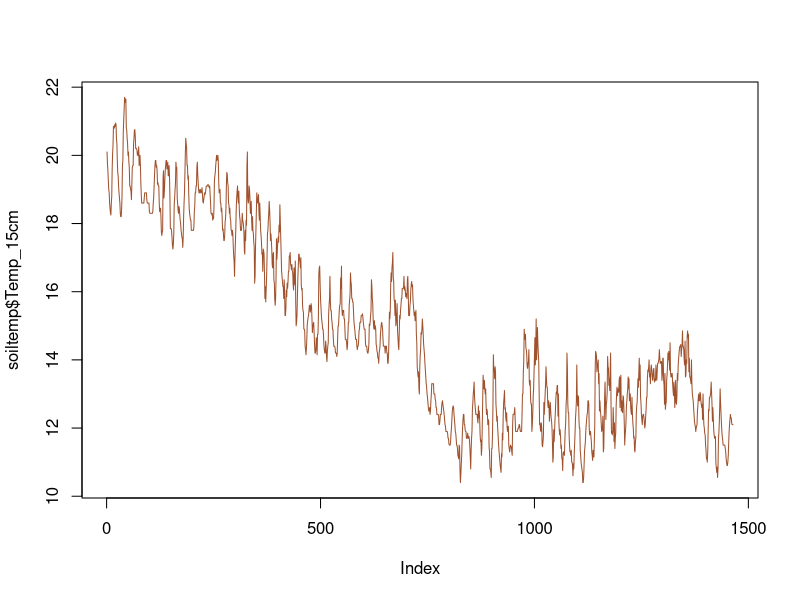
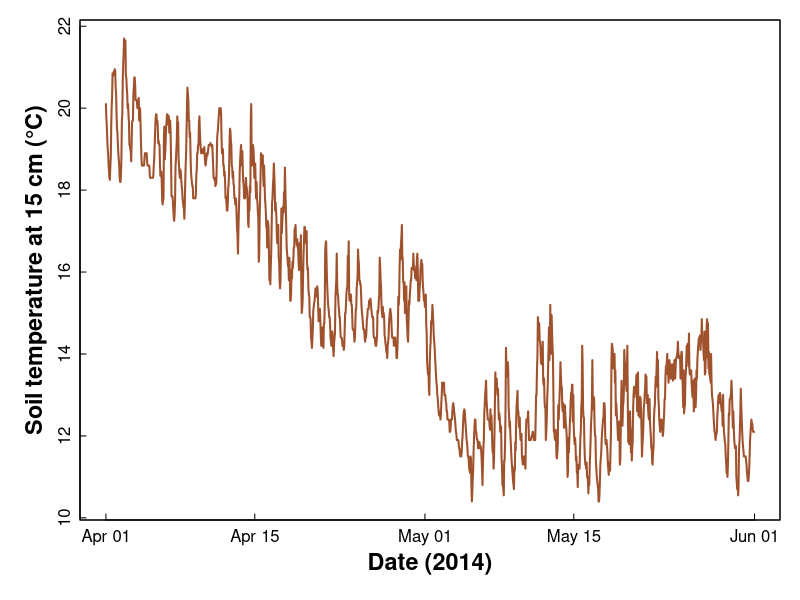
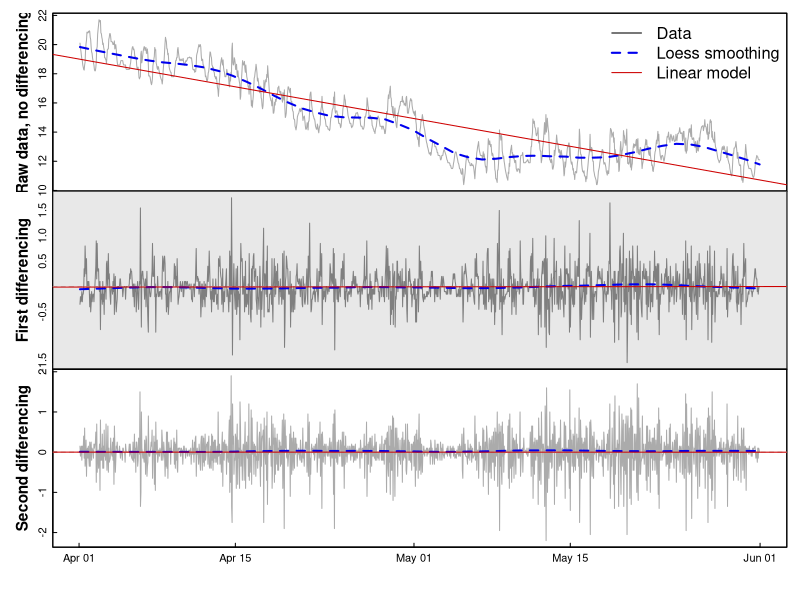
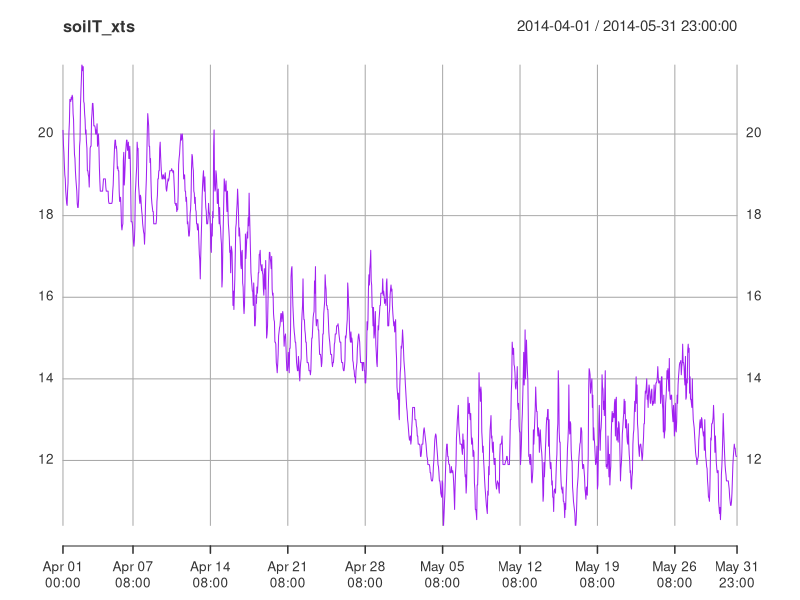
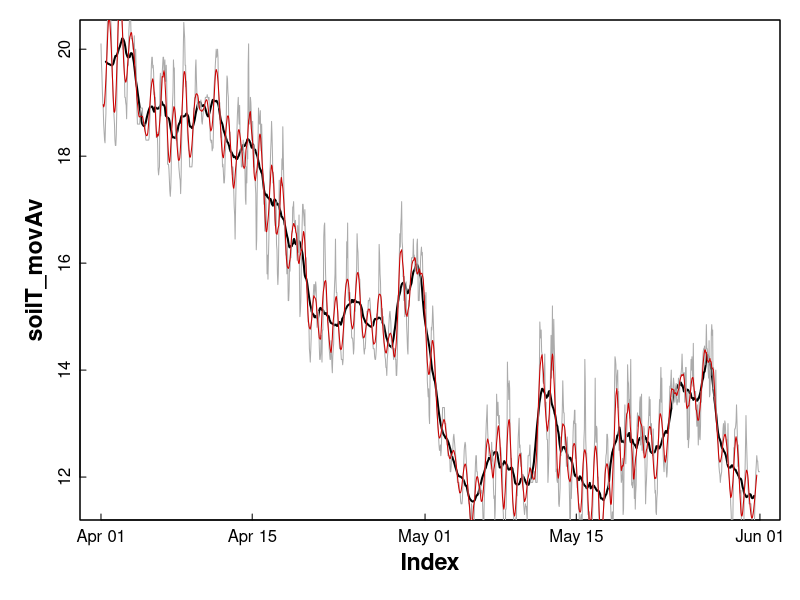
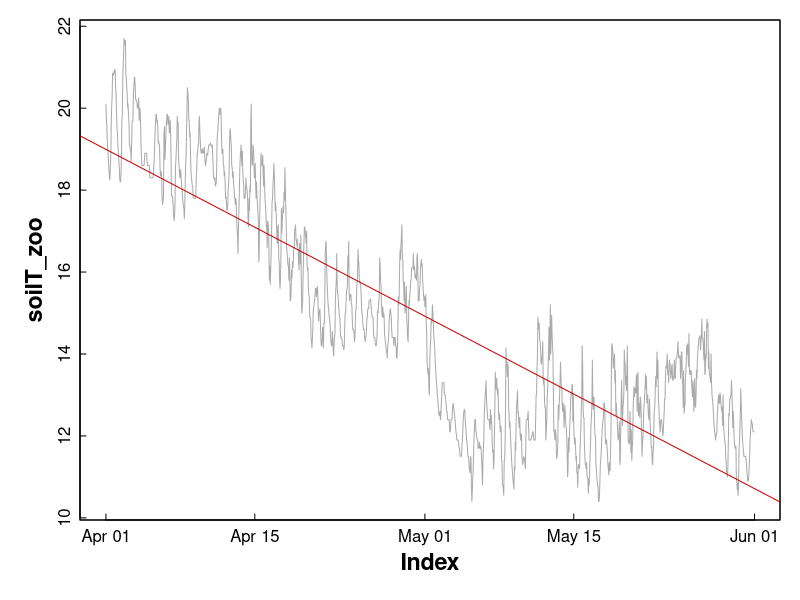
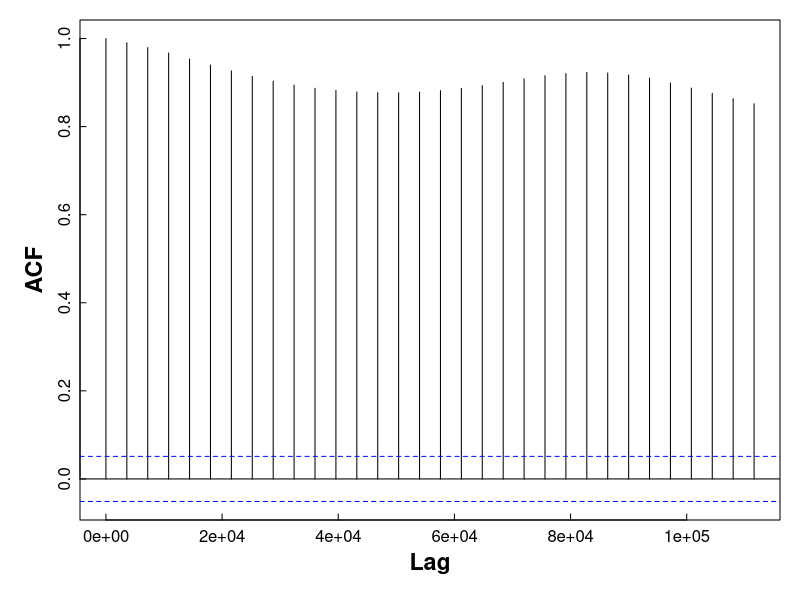
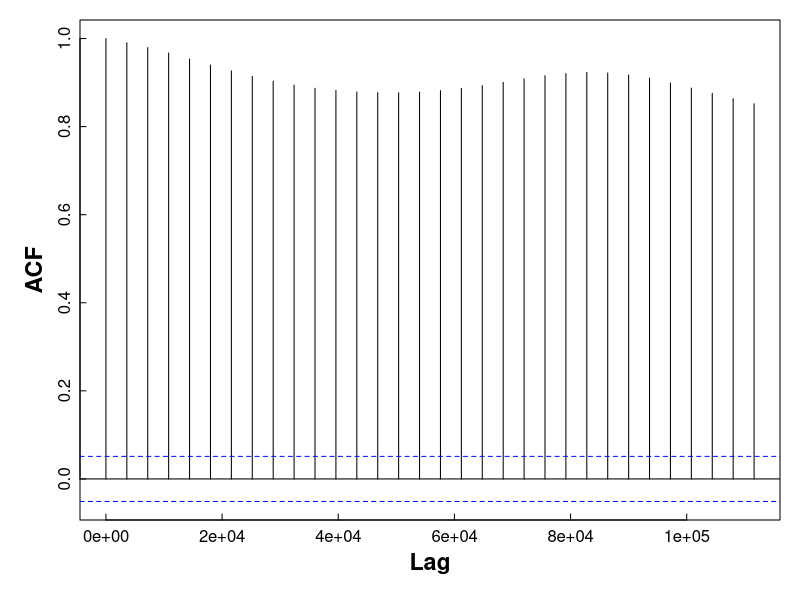

Write the R code that produced these figures, in order. (Note: this script raises an error after producing the figures.)
#### Introduction to time series analysis for ENVT5503 ####
# 
# Load the packages we need for specialized time series
# functions in R
#
library(zoo)
library(xts) # we'll include xts just so you know about it
library(forecast)
#
# (optional) make a better colour palette than the R default!
palette(c("black","red3","green3","blue2",
          "darkcyan","purple","sienna","gray67"))
# 
#### data input ####
# read the data into a data frame - this is how R often stores
# data - it's not the format we need but we'll use it for comparison

soiltemp <- read.csv("soiltemp2.csv",
                     stringsAsFactors = FALSE)
#
# do some checks of the data
summary(soiltemp) # simple summary of each column
str(soiltemp) # more detailed information about the R object ('str'=structure)
plot(soiltemp$Temp_15cm, type = "l", col = 7)
#
# we really want the data in a different type of R object!
# we use the 'zoo' package to read the data in as a time series
# this is of class 'zoo' which is much more flexible than the
# default time series object in R

soilT_zoo <- read.csv.zoo("soiltemp2.csv",
                        format = "%Y-%m-%d %H:%M:%S", 
                        tz = "Australia/Perth", 
                        index.column=1,
                        header = TRUE)
# note that we specified how the date was specified in our data file,
# and the time zone. Our time column was column 1, so we tell R this too.

# do some quick checks of the new R object:
summary(soilT_zoo) 
str(soilT_zoo) # POSIXct in the output is a date-time format

#### begin exploratory data analysis of time series ####
#
# try a plot of the data in our time series object...
# first we change the default plotting parameters using par(...)
par(mar = c(4,4,1,1), mgp = c(1.7,0.3,0), tcl = 0.3, font.lab=2)
#
# then plot the object with custom axis labels
plot(soilT_zoo, ylab = "Soil temperature at 15 cm (\u00B0C)",
     xlab = "Date (2014)", col = 7, lwd = 2, cex.lab = 1.4)
# note the difference in the x-axis!
#
# -=-=-=-=-=-=-=-=-=-=-=-=-=-=-=-=-=
# plot differencing for stationarity
par(mfrow = c(3,1), mar = c(0,4,0,1), oma = c(4,0,1,0), cex.lab = 1.4)
plot(soilT_zoo, ylab = "Raw data, no differencing",
     xlab="", xaxt="n", col = 8)
lines(loess.smooth(index(soilT_zoo),coredata(soilT_zoo),
                   span = 0.2), 
      col = 4, lwd = 2, lty = 2)
abline(lm(coredata(soilT_zoo)~index(soilT_zoo)), col = 2)
legend("topright", cex = 1.5, bty = "n", 
       legend = c("Data", "Loess smoothing","Linear model"),
       lty = c(1,2,1), col = c(1,4,2), lwd = c(1,2,1))
plot(diff(soilT_zoo,1),
     ylab = "First differencing",
     xlab="", xaxt="n", col = 8)
rect(par("usr")[1], par("usr")[3], 
     par("usr")[2], par("usr")[4], 
     col = "#e8e8e8", border = 1)
lines(diff(soilT_zoo,1), col = "grey50")
abline(h = 0, col = "grey", lty = 2)
lines(loess.smooth(index(diff(soilT_zoo,1)),
                   coredata(diff(soilT_zoo,1)),
                   span = 0.2), 
      col = 4, lwd = 2, lty = 2)
abline(lm(coredata(diff(soilT_zoo,1))~index(diff(soilT_zoo,1))), col = 2)
plot(diff(diff(soilT_zoo,1),1),
     ylab = "Second differencing",
     xlab="Date", col = 8)
abline(h = 0, col = "grey", lty = 2)
lines(loess.smooth(index(diff(diff(soilT_zoo,1),1)),
                   coredata(diff(diff(soilT_zoo,1),1)),
                   span = 0.2), 
      col = 4, lwd = 2, lty = 2)
abline(lm(coredata(diff(diff(soilT_zoo,1)))~index(diff(diff(soilT_zoo,1)))), col = 2)
par(mfrow = c(1,1), mar = c(4,4,1,1), oma = c(0,0,0,0))

# -=-=-=-=-=-=-=-=-=-=-=-=-=-=-=-=-=
# testing for stationarity
require(tseries) # needed for Augmented Dickey–Fuller (adf) Test
adf.test(soilT_zoo)
adf.test(diff(soilT_zoo,1))
adf.test(diff(diff(soilT_zoo,1),1))

# -=-=-=-=-=-=-=-=-=-=-=-=-=-=-=-=-=

# sometimes we need to use another time series data format,
# xts (eXtended Time Series) which allows us to use more functions
#
# make an xts object from our zoo object:

soilT_xts <- as.xts(soilT_zoo)
summary(soilT_xts)

plot(soilT_xts, col = 6, lwd = 1) # just to check
#
#### Finding the trend ####
## 1. using a moving average ___________________
# create a new time series from a moving average for each 24h
# to remove daily periodicity using the zoo::rollmean function
periodicity(soilT_xts)
findfrequency(soilT_xts)

soilT_movAv <- rollmean(soilT_zoo, 24)
plot(soilT_movAv, lwd = 2) # just to check
#
# optionally add some other lines to this plot for comparison
lines(soilT_zoo, col=8) # original data
lines(rollmean(soilT_zoo, 12), col=2) # 12 h is incorrect periodicity
#
## 2. using a linear (regression) model ____________________
# create a linear model of the time series...
lm0 <- lm(coredata(soilT_zoo) ~ index(soilT_zoo))

# use a plot to look at the linear fit
plot(soilT_zoo, col = 8)
abline(lm0, col = 2)


#### isolating the periodicity ####

# To model the periodicity we need to understand the 
# autocorrelation structure of the time series. 
# First we can do this graphically:
#
# plot the autocorrelation function acf()
plot(acf(soilT_xts))
# what does this tell you about autocorrelation in 
# this time series?
#
# plot the partial autocorrelation function (pacf)
plot(pacf(soilT_xts))
# interpreting partial autocorrelations is more complicated -
# refer to Long & Teetor (2019, Section 14.15). Simplistically,
# partial autocorrelation allows us to identify which and
# how many autocorrelations will be needed to model the 
# time series data.
#
# use Box test for autocorrelation
# the null hypothesis is that no autocorrelation exists
# at any lag distance (so p <= 0.05 'rejects' null):
Box.test(soilT_xts)
#
# remember we made a linear model of the time series...
# ...the residuals can give us just the periodicity component
lm0 <- lm(coredata(soilT_xts) ~ index(soilT_xts))
#
# make a time series of the lm residuals
soilT_periodic <- zoo(resid(lm0), index(soilT_xts))
plot(soilT_movAv); abline(lm0, col = "coral") # just to check
#
# ...but there is an argument that the trend is shown better 
# by a moving average than by a linear model, so we can
# subtract the moving average from the original data to get 
# the periodicity:
soilT_periodic2 <- soilT_zoo - soilT_movAv
# plot, setting y axis limits to similar scale to original data:
plot(soilT_periodic2, ylim = c(-6 ,6))
#
#### (optional) look at the unexplained variation ####
soilT_err = soilT_zoo - (soilT_lmfit + soilT_periodic2)
plot(soilT_err, ylim = c(-6 ,6))
# 
# and plot everything to show the components
soilT_lmfit <- zoo(lm0$fitted.values, index(soilT_zoo))
plot(cbind(soilT_zoo,soilT_periodic2,soilT_movAv, soilT_err),
  main = "Time series decomposition:\nSoil temperature at 15 cm (\u00B0C)", 
     ylim = c(-3,22), cex.main = 1.5, yax.flip = TRUE, col = c(7,8,5,6))
# notes: we could also include soilT_lmfit
#        cbind is to combine columns;
#        \n inserts a line break into a text string;
#        \u followed by a 4-character code inserts a Unicode 
#           character (e.g. \u00B0 gives the degrees symbol);
#        yax.flip alternates vertical axis labels
#
#### end exploratory data analysis +=+=+=+=+=+=+=+=+=+=+=+
# ...which leads us into ARIMA forecast modelling ...
# -=+=-=+=-=+=-=+=-=+=-=+=-=+=-=+=-=+=-=+=-=+=-=+=-=+=-=+=-
#
#### modelling time series with ARIMA ####
# use the forecast:: package to run an ARIMA model
auto.arima(soilT_zoo, max.p = 5, max.q = 5, seasonal = TRUE)
#
# use output of auto.arima() to run arima
#   1. with no seasonality
am0 <- arima(x = soilT_zoo, order = c(2,1,2))
summary(am0)
confint(am0)
#   2. with seasonality
findfrequency(soilT_xts)
am1 <- arima(x = soilT_zoo, order = c(1,1,1),
             seasonal = list(order = c(0, 1, 1), period = 24))
summary(am1)
confint(am1)
#
# checking residuals is our best diagnostic tool...
#   1. residual plot (top) should look like white noise
#   2. residuals should not be autocorrelated (bottom left plot)
#       AND p-value from Ljung-Box test (R console) should be 
#       GREATER THAN 0.05 
#   3. residuals should be normally distributed 
#     (bottom right plot)
checkresiduals(am0)
#
checkresiduals(am1)
# 
# use the ARIMA model to produce a forecast
fc0 <- forecast(am0, h = 168)
fc1 <- forecast(am1, h = 168)
#
par(mfrow = c(2, 1), cex.main = 0.9)
plot(fc0,ylab = "Soil temperature at 15 cm (\u00B0C)",
     xlab="Date/Time code",
     main = "Forecast for Soil temperature at 15 cm (\u00B0C)")
mtext("ARIMA with no seasonality", 3, -1, adj = 0.9, font = 2)
mtext(am0$call, 3, -2.2, adj = 0.9, col = "blue3", 
      cex = 0.9, family="mono")
plot(fc1,ylab = "Soil temperature at 15 cm (\u00B0C)",
     xlab="Date/Time code",
     main = "Forecast for Soil temperature at 15 cm (\u00B0C)")
mtext("ARIMA with 24 hour periodicity", 3, -1, 
      adj = 0.9, font = 2)
mtext(am1$call, 3, -2.2, adj = 0.9, col = "blue3", 
      cex = 0.9, family="mono")
par(mfrow = c(1, 1))
#
# we can also make a slightly 'prettier' plot using ggplot2
require(ggplot2) # gives best results using autoplot(...)
autoplot(fc1)+
  ylab("Soil temperature at 15 cm (\u00B0C)") +
  xlab("Time since 2014-04-01") +
  ggtitle("Forecasted soil temperature") +
  theme_bw()
#
# standard R plot
par(mar = c(4,4,2,1), mgp = c(1.7,0.3,0), tcl = 0.3, 
    font.lab=2, cex.lab=1.2)
plot(fc1, 
     ylab="Soil temperature at 15 cm (\u00B0C)",
     xlab="Date", 
     main="Forecasted soil temperature",
     xaxt="n")
date1 <- as.POSIXct("2014-04-01") # earliest date on axis
date2 <- as.POSIXct("2014-06-01") # latest date on axis
ndays <- 10 # between Date axis tick marks
axis(1, 
     at = seq(as.numeric(date1),as.numeric(date2),86400*ndays), 
     labels = as.Date.character(seq(date1, date2, 86400*ndays)))

#### Exponential smoothing models ####

# Sometimes ARIMA models may not be the best option;
# another commonly used method is exponential smoothing.

# try an exponential smoothing model...
# check help(forecast::ets) to correctly specify the model type!
# parameters for lower and upper options are 
# c("alpha","beta","gamma","phi")
soilT_ets <- ets(soilT_xts, model = "ZZM", 
                 lower = rep(0.001, 4), 
                 upper = c(0.05, 0.2, 0.9999, 0.8))
summary(soilT_ets)
#
# default plot function can plot forecasts too...
plot(forecast(soilT_ets, h=168), col=7)
# lines(soilT_ets$fitted ~ seq(0,5.2668e6, length.out = length(soilT_ets$fitted)),
#       col = "#80008080", lwd = 3)
mtext(names(soilT_ets$par),3,seq(-1,-5,-1), adj = 0.7, col = 4, font = 3)
mtext(signif(soilT_ets$par,3),3,seq(-1,-5,-1), adj = 0.8, col = 4, font = 3)

plot(soilT_ets) # decomposition plot - can also use autoplot()
# (exponential smoothing is not so good for the soilT data!)
#
# end code
# 
#### REFERENCES ####
#
# Hyndman R, Athanasopoulos G, Bergmeir C, Caceres G, Chhay L, O'Hara-Wild
# M, Petropoulos F, Razbash S, Wang E, Yasmeen F (2020). forecast:
# Forecasting functions for time series and linear models. R package
# version 8.12, http://pkg.robjhyndman.com/forecast.
#
# Long, J.D., Teetor, P., 2019. Time series analysis. Chapter 14, 
# The R Cookbook, Second Edition https://rc2e.com/timeseriesanalysis.
#
# R Core Team (2019). R: A language and environment for statistical
# computing. R Foundation for Statistical Computing, Vienna, Austria.
# URL https://www.R-project.org/.
#
# Ryan, J.A. and Ulrich, J.M. (2018). xts: eXtensible Time
# Series. R package version 0.11-2.
# https://CRAN.R-project.org/package=xts
#
# Zeileis, A. and Grothendieck, G. (2005). zoo: S3 Infrastructure
# for Regular and Irregular Time Series. Journal of Statistical
# Software, 14(6), 1-27. https://doi.org/10.18637/jss.v014.i06
#
